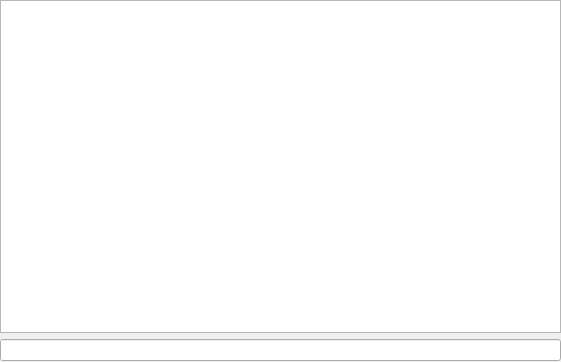
<?xml version="1.0" encoding="UTF-8"?>
<ui version="4.0">
 <class>DialogPopup</class>
 <widget class="QDialog" name="DialogPopup">
  <property name="geometry">
   <rect>
    <x>0</x>
    <y>0</y>
    <width>561</width>
    <height>362</height>
   </rect>
  </property>
  <property name="windowTitle">
   <string>Dialog</string>
  </property>
  <widget class="QWidget" name="">
   <property name="geometry">
    <rect>
     <x>0</x>
     <y>0</y>
     <width>561</width>
     <height>361</height>
    </rect>
   </property>
   <layout class="QVBoxLayout" name="verticalLayout">
    <item>
     <widget class="QTextBrowser" name="textBrowser"/>
    </item>
    <item>
     <widget class="QLineEdit" name="lineEdit"/>
    </item>
   </layout>
  </widget>
 </widget>
 <resources/>
 <connections>
  <connection>
   <sender>lineEdit</sender>
   <signal>returnPressed()</signal>
   <receiver>textBrowser</receiver>
   <slot>copy()</slot>
   <hints>
    <hint type="sourcelabel">
     <x>71</x>
     <y>343</y>
    </hint>
    <hint type="destinationlabel">
     <x>71</x>
     <y>323</y>
    </hint>
   </hints>
  </connection>
 </connections>
</ui>
